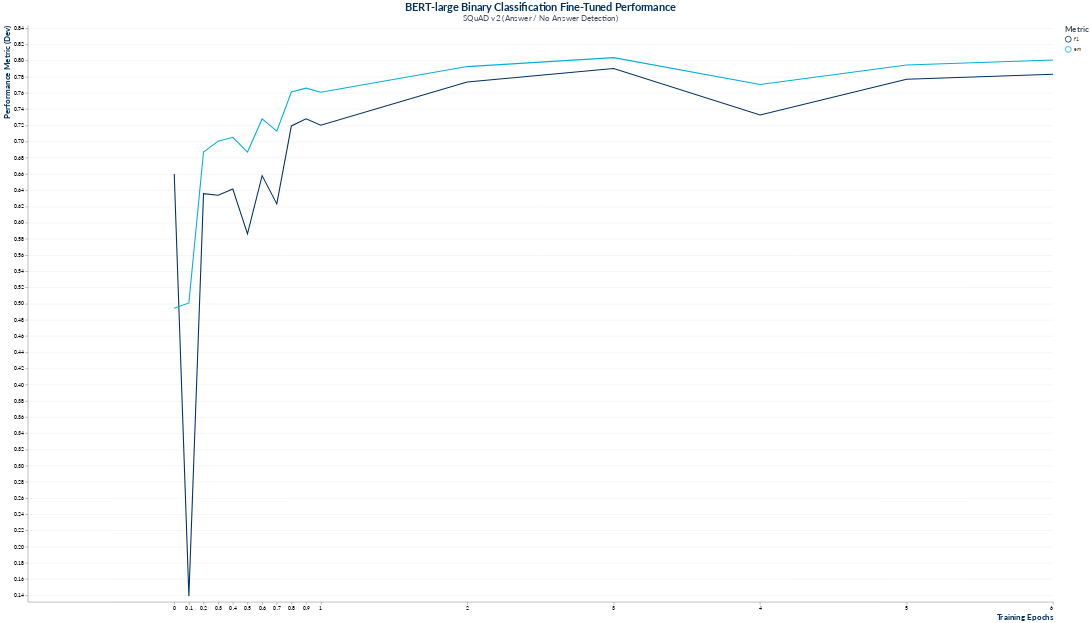

The notebook cell this image was saved under:
### Markdown cell above
### <i>Generate Performance Plot</i>

### Code cell
kwargs = {'df': df,
          'xaxis_title': 'Training Epochs',
          'yaxis_title': 'Performance Metric (Dev)',
          'legend_title': 'Metric',
          'title': 'BERT-large Binary Classification Fine-Tuned Performance',
          'subtitle': 'SQuAD v2 (Answer / No Answer Detection)',
          'width': 1920,
          'height': 1080}

viz_bert_performance(**kwargs)

### Figure 1 — Vega-Lite specification as saved in the notebook (floating-point values rounded to 4 significant figures)
{"config": {"title": {"fontSize": 20, "font": "Lato", "anchor": "middle", "align": "center", "color": "#003262", "subtitleFontSize": 15, "subtitleFont": "Lato", "subtitleAcchor": "middle", "subtitleAlign": "center", "subtitleColor": "#46535e"}, "axisX": {"labelFont": "Lato", "titleFont": "Lato", "titleFontSize": 15, "titleColor": "#003262", "titleAlign": "right", "titleAnchor": "end"}, "axisY": {"labelFont": "Lato", "titleFont": "Lato", "titleFontSize": 15, "titleColor": "#003262", "titleAlign": "right", "titleAnchor": "end", "gridColor": "#eeeeee", "gridWidth": 1}, "headerRow": {"labelFont": "Lato", "titleFont": "Lato", "titleFontSize": 15, "titleColor": "#003262", "titleAlign": "right", "titleAnchor": "end"}, "legend": {"labelFont": "Lato", "labelFontSize": 10, "labelColor": "#584f29", "symbolType": "circle", "symbolSize": 120, "titleFont": "Lato", "titleFontSize": 15, "titleColor": "#46535e"}, "view": {"strokeWidth": 0}}, "data": {"name": "data-8064bf5009b90215ff61d2804b304246"}, "mark": "line", "encoding": {"color": {"type": "nominal", "field": "metric", "legend": {"title": "Metric"}, "scale": {"domain": ["f1", "em"], "range": ["#003262", "#00b0da"]}}, "x": {"type": "quantitative", "axis": {"format": ".1", "formatType": "number", "grid": false, "labelOverlap": true, "title": "Training Epochs"}, "field": "epoch", "scale": {"bins": [0.0, 0.09998, 0.2, 0.3, 0.3999, 0.5, 0.6001, 0.7002, 0.7998, 0.8999, 1.0, 2.0, 3.0, 4.0, 5.0, 6.0], "domain": [-1.0, 6.0]}}, "y": {"type": "quantitative", "axis": {"grid": true, "title": "Performance Metric (Dev)"}, "field": "score", "scale": {"domain": [0.132, 0.8438]}}}, "height": 1080, "title": {"text": "BERT-large Binary Classification Fine-Tuned Performance", "subtitle": "SQuAD v2 (Answer / No Answer Detection)"}, "width": 1920, "$schema": "https://vega.github.io/schema/vega-lite/v4.8.1.json", "datasets": {"data-8064bf5009b90215ff61d2804b304246": [{"epoch": 0.0, "metric": "f1", "score": 0.6599}, {"epoch": 0.09998, "metric": "f1", "score": 0.1389}, {"epoch": 0.2, "metric": "f1", "score": 0.6357}, {"epoch": 0.3, "metric": "f1", "score": 0.6338}, {"epoch": 0.3999, "metric": "f1", "score": 0.6415}, {"epoch": 0.5, "metric": "f1", "score": 0.5861}, {"epoch": 0.6001, "metric": "f1", "score": 0.658}, {"epoch": 0.7002, "metric": "f1", "score": 0.6231}, {"epoch": 0.7998, "metric": "f1", "score": 0.7193}, {"epoch": 0.8999, "metric": "f1", "score": 0.7282}, {"epoch": 1.0, "metric": "f1", "score": 0.7202}, {"epoch": 2.0, "metric": "f1", "score": 0.7736}, {"epoch": 3.0, "metric": "f1", "score": 0.7901}, {"epoch": 4.0, "metric": "f1", "score": 0.7328}, {"epoch": 5.0, "metric": "f1", "score": 0.7769}, {"epoch": 6.0, "metric": "f1", "score": 0.7831}, {"epoch": 0.0, "metric": "em", "score": 0.4942}, {"epoch": 0.09998, "metric": "em", "score": 0.5009}, {"epoch": 0.2, "metric": "em", "score": 0.6872}, {"epoch": 0.3, "metric": "em", "score": 0.7005}, {"epoch": 0.3999, "metric": "em", "score": 0.7053}, {"epoch": 0.5, "metric": "em", "score": 0.6871}, {"epoch": 0.6001, "metric": "em", "score": 0.728}, {"epoch": 0.7002, "metric": "em", "score": 0.713}, {"epoch": 0.7998, "metric": "em", "score": 0.7612}, {"epoch": 0.8999, "metric": "em", "score": 0.7659}, {"epoch": 1.0, "metric": "em", "score": 0.761}, {"epoch": 2.0, "metric": "em", "score": 0.7926}, {"epoch": 3.0, "metric": "em", "score": 0.8036}, {"epoch": 4.0, "metric": "em", "score": 0.7705}, {"epoch": 5.0, "metric": "em", "score": 0.7945}, {"epoch": 6.0, "metric": "em", "score": 0.8006}]}}
